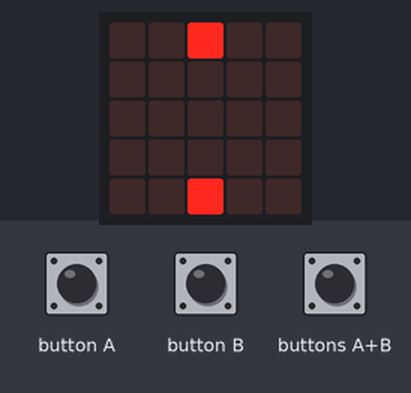
The program below on a simulated BBC micro:bit (MakeCode). Shown: the board's 5×5 LED display. Inputs (shaded band) come from the test bench. The short countdown, score and lost-life animations are approximate.

Above: at 1.2 s.
1.3 s: buttons A+B pressed for 0.15 s
At 1.5 s:
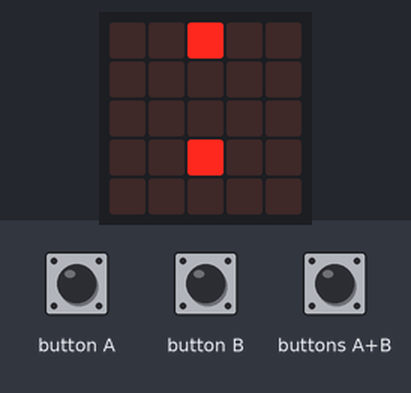
2.0 s: buttons A+B pressed for 1 s
At 3.05 s:
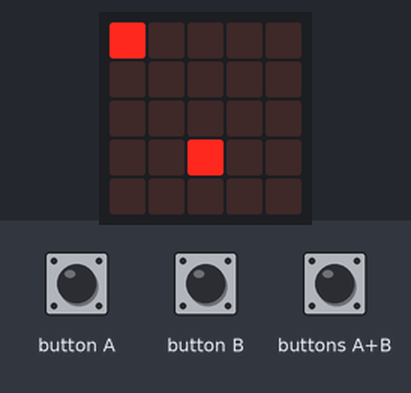
3.6 s: buttons A+B pressed for 0.15 s
At 4.0 s:
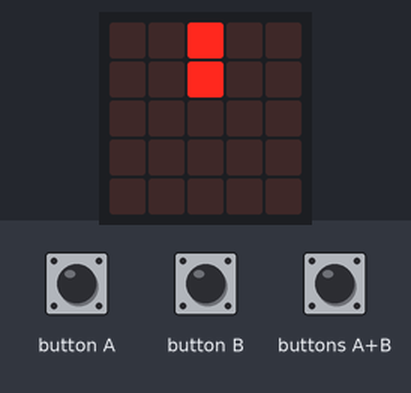
4.3 s: buttons A+B pressed for 0.15 s
At 4.5 s:
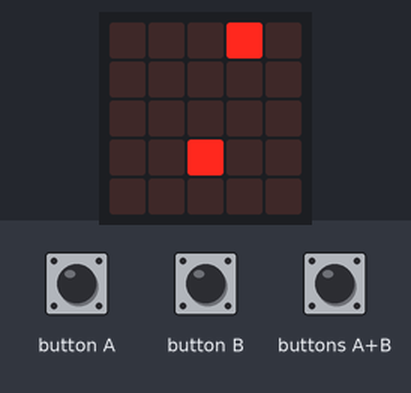
5.0 s: buttons A+B pressed for 0.15 s
At 5.3 s:
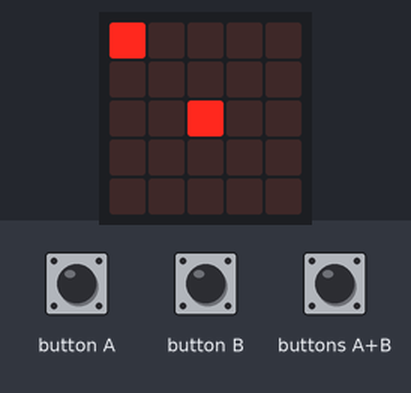
5.7 s: buttons A+B pressed for 0.15 s
At 6.11 s:
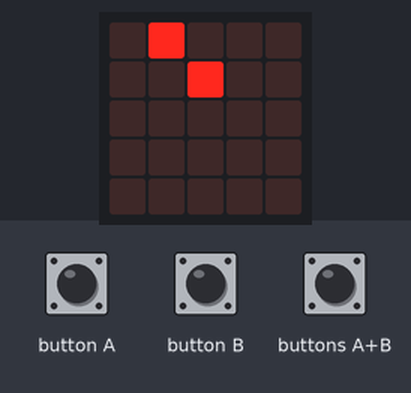
Timing chart, 0 to 7.4 s (numbered marks = the images above; inputs shaded):
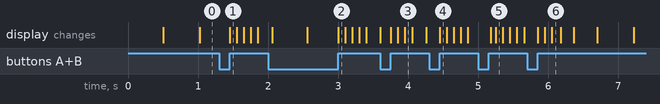

The program:

main.ts
```typescript
input.onButtonPressed(Button.AB, function () {
    for (let index = 0; index < 4; index++) {
        子彈.change(LedSpriteProperty.Y, -1)
        basic.pause(100)
    }
    子彈.set(LedSpriteProperty.X, 2)
    子彈.set(LedSpriteProperty.Y, 4)
})
let 子彈: game.LedSprite = null
子彈 = game.createSprite(2, 4)
let 靶 = game.createSprite(0, 0)
basic.forever(function () {
    if (子彈.isTouching(靶)) {
        game.addScore(1)
    }
})
basic.forever(function () {
    basic.pause(500)
    靶.change(LedSpriteProperty.X, 1)
    if (靶.get(LedSpriteProperty.X) == 4) {
        basic.pause(500)
        靶.set(LedSpriteProperty.X, 0)
    }
})
```

test.ts
```typescript
// 在這裡測試；當此封包作為擴充功能時，將不會編譯此內容。
```

Measured:
- after the input at 1.3 s, the display: changes after 0.15 s (image 1)
- after the input at 2.0 s, the display: first differs from a run without the input after 1.0 s (image 2)
- after the input at 3.6 s, the display: first differs from a run without the input after 0.15 s (image 3 shows a later state)
- after the input at 4.3 s, the display: changes after 0.15 s (image 4)
- after the input at 5.0 s, the display: first changes after 0.18 s (image 5 shows a later state)
- after the input at 5.7 s, the display: first changes after 0.15 s (image 6 shows a later state)
